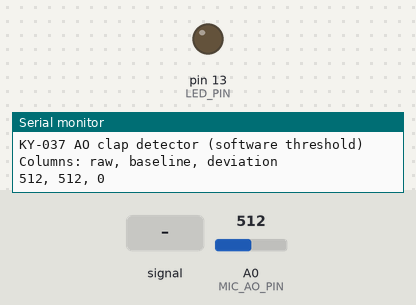
The sketch below on a simulated Arduino Uno, built with avr-gcc and run on an emulated ATmega328P. Parts: output pins drawn as LEDs (lit = HIGH), the last lines printed to the serial monitor. Dashed ring = blinking. The test bench sets the inputs (shaded band); at power-on: A0 (MIC_AO_PIN) = 512.

Above: at 1.2 s.
1.3 s: A0 (MIC_AO_PIN) fed a 200 Hz sine of ±81 counts around its level
At 3.3 s:
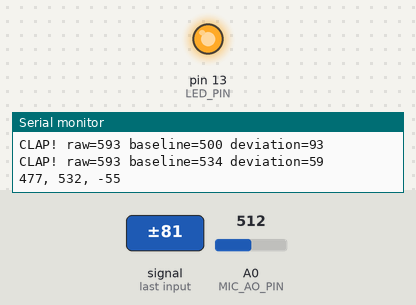
4.3 s: A0 (MIC_AO_PIN) set to 716
5.8 s: A0 (MIC_AO_PIN) set to 900
At 6.25 s:
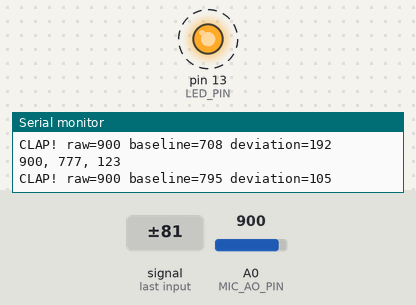
8.2 s: A0 (MIC_AO_PIN) set to 914
9.7 s: A0 (MIC_AO_PIN) set to 943
At 10.8 s:
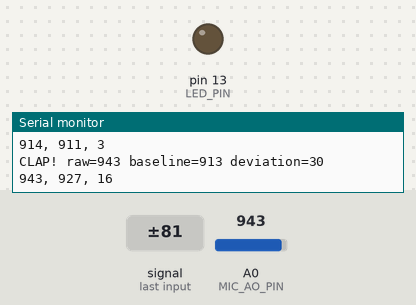
Timing chart, 0 to 12.2 s (numbered marks = the images above; inputs shaded):
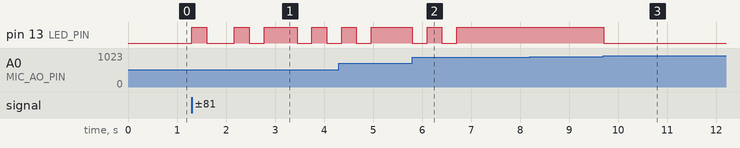

The sketch:

sound_sensor_analog.ino
```cpp
const int MIC_AO_PIN = A0;
const int LED_PIN = 13;

// How often to sample the mic (ms)
const unsigned long sampleIntervalMs = 5;   // 200 Hz sampling
// How often to print values (ms)
const unsigned long printIntervalMs  = 1000; // 5 prints/sec

// Baseline tracking (simple low-pass filter)
float baseline = 512.0f;       // start near mid-scale
const float baselineAlpha = 0.01f; // smaller = slower baseline adaptation

// Clap detection
int clapThreshold = 30;              // deviation threshold (tune this!)
const unsigned long clapLockoutMs = 300;

bool ledState = false;
unsigned long lastSampleMs = 0;
unsigned long lastPrintMs = 0;
unsigned long lastClapMs = 0;

void setup() {
  pinMode(LED_PIN, OUTPUT);
  digitalWrite(LED_PIN, LOW);

  Serial.begin(115200);
  Serial.println("KY-037 AO clap detector (software threshold)");
  Serial.println("Columns: raw, baseline, deviation");
}

void loop() {
  unsigned long now = millis();

  // Sample mic at a fixed rate
  if (now - lastSampleMs >= sampleIntervalMs) {
    lastSampleMs = now;

    int raw = analogRead(MIC_AO_PIN);

    // Update baseline slowly (tracks ambient noise / DC offset)
    baseline = (1.0f - baselineAlpha) * baseline + baselineAlpha * raw;

    // "Sound level": how far raw is from baseline
    int deviation = raw - (int)baseline;

    // Clap detection with lockout
    if (deviation >= clapThreshold && (now - lastClapMs) >= clapLockoutMs) {
      lastClapMs = now;
      ledState = !ledState;
      digitalWrite(LED_PIN, ledState);
      Serial.print("CLAP! raw=");
      Serial.print(raw);
      Serial.print(" baseline=");
      Serial.print((int)baseline);
      Serial.print(" deviation=");
      Serial.println(deviation);
    }

    // Periodic printing (doesn't spam the serial port)
    if (now - lastPrintMs >= printIntervalMs) {
      lastPrintMs = now;

      Serial.print(raw);
      Serial.print(", ");
      Serial.print((int)baseline);
      Serial.print(", ");
      Serial.println(deviation);
    }
  }
}
```

Measured:
- the behaviour switches between 927 and 928 on A0 (MIC_AO_PIN) (found by bisection; images 2 and 3)
- after the input at 1.3 s, pin 13 (LED_PIN): LOW → HIGH at once, → LOW 0.30 s later, → HIGH 0.57 s later, → LOW 0.30 s later, … (8 changes in this stretch)
- after the input at 5.8 s, pin 13 (LED_PIN): alternates HIGH for 0.30 s and LOW for 0.30 s, 4 changes in all, then stays HIGH, starting at once
- after the input at 9.7 s, pin 13 (LED_PIN): HIGH → LOW at once
